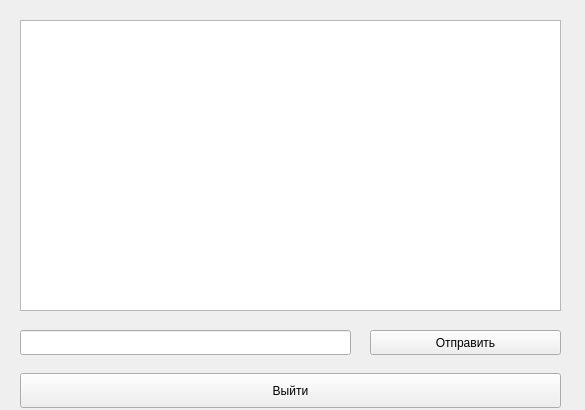
<?xml version="1.0" encoding="UTF-8"?>
<ui version="4.0">
 <class>ConsoleWidget</class>
 <widget class="QWidget" name="ConsoleWidget">
  <property name="geometry">
   <rect>
    <x>0</x>
    <y>0</y>
    <width>585</width>
    <height>410</height>
   </rect>
  </property>
  <property name="minimumSize">
   <size>
    <width>585</width>
    <height>410</height>
   </size>
  </property>
  <property name="maximumSize">
   <size>
    <width>585</width>
    <height>410</height>
   </size>
  </property>
  <property name="windowTitle">
   <string>Console</string>
  </property>
  <widget class="QTextBrowser" name="commandHistory">
   <property name="geometry">
    <rect>
     <x>20</x>
     <y>20</y>
     <width>541</width>
     <height>291</height>
    </rect>
   </property>
  </widget>
  <widget class="QLineEdit" name="commandEdit">
   <property name="geometry">
    <rect>
     <x>20</x>
     <y>330</y>
     <width>331</width>
     <height>25</height>
    </rect>
   </property>
  </widget>
  <widget class="QPushButton" name="sendBtn">
   <property name="geometry">
    <rect>
     <x>370</x>
     <y>330</y>
     <width>191</width>
     <height>25</height>
    </rect>
   </property>
   <property name="text">
    <string>Отправить</string>
   </property>
  </widget>
  <widget class="QPushButton" name="exitBtn">
   <property name="geometry">
    <rect>
     <x>20</x>
     <y>373</y>
     <width>541</width>
     <height>35</height>
    </rect>
   </property>
   <property name="text">
    <string>Выйти</string>
   </property>
  </widget>
 </widget>
 <resources/>
 <connections/>
</ui>
